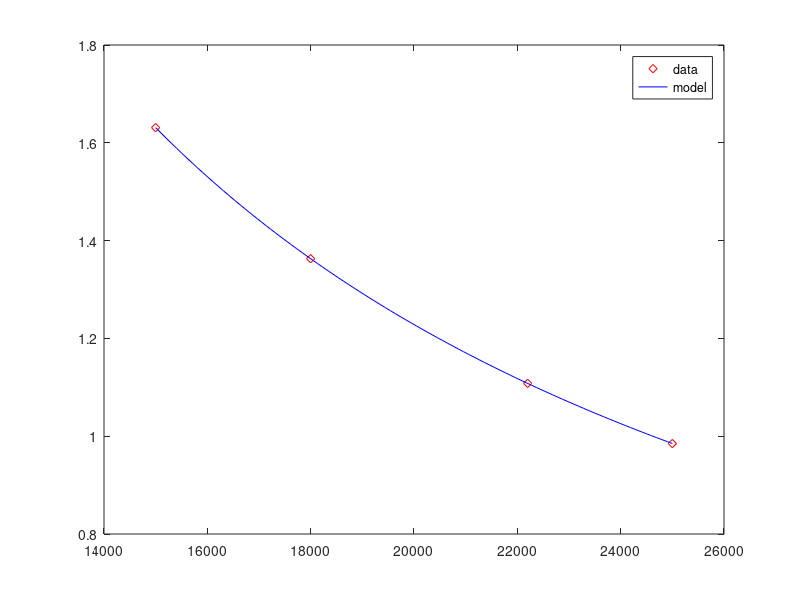

Recreate this plot in MATLAB.
%General Linear Least-Squares with Left Division
R = 82.05; %mL atm/gmol K
T = 303; %K
P = [0.985 1.108 1.363 1.631]; %atm
V = [25000 22200 18000 15000]; %mL
y = P.*V/(R*T)-1;

%Basis functions
Z0 = @(x) 1./x;
Z1 = @(x) 1./x.^2;
Z = [Z0(V)',Z1(V)'];

%Solve for coefficients
A = Z\y'
A1=A(1);A2=A(2);
P_model=@(V) R.*T./V.*(1+A1./V+A2./V.^2);
figure(1)
plot(V,P,'rd')
hold on
Vplot = linspace(min(V),max(V),100);
yplot = A(1)*Z0(Vplot)+A(2)*Z1(Vplot);
Pplot = (yplot+1)*R*T./Vplot;
plot(Vplot,Pplot,'b-')
legend('data','model')
hold off
St = sum((P-mean(P)).^2);
Sr = sum((P-P_model(V)).^2);
r2 = 1-Sr/St;